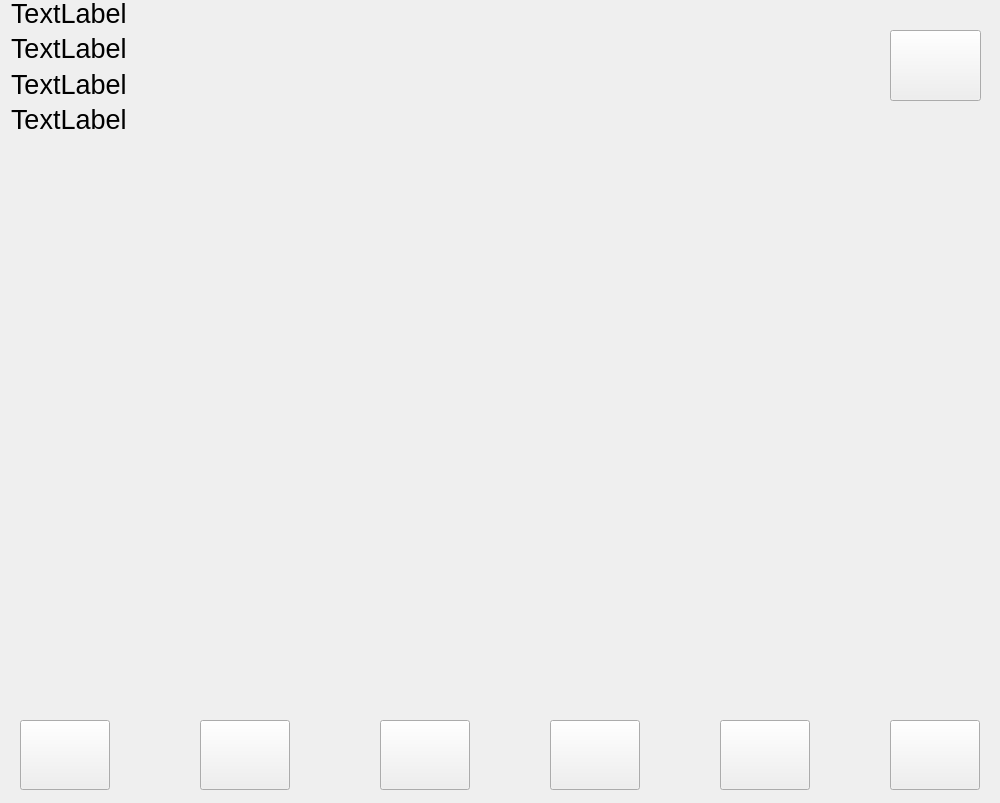
<?xml version="1.0" encoding="UTF-8"?>
<ui version="4.0">
 <class>GameScene</class>
 <widget class="QMainWindow" name="GameScene">
  <property name="geometry">
   <rect>
    <x>0</x>
    <y>0</y>
    <width>1000</width>
    <height>803</height>
   </rect>
  </property>
  <property name="windowTitle">
   <string>MainWindow</string>
  </property>
  <widget class="QWidget" name="centralwidget">
   <widget class="QPushButton" name="btn_shop">
    <property name="geometry">
     <rect>
      <x>20</x>
      <y>720</y>
      <width>90</width>
      <height>70</height>
     </rect>
    </property>
    <property name="text">
     <string/>
    </property>
    <property name="icon">
     <iconset resource="res.qrc">
      <normaloff>:/image/shop.png</normaloff>:/image/shop.png</iconset>
    </property>
    <property name="iconSize">
     <size>
      <width>50</width>
      <height>50</height>
     </size>
    </property>
   </widget>
   <widget class="QPushButton" name="btn_miner">
    <property name="geometry">
     <rect>
      <x>200</x>
      <y>720</y>
      <width>90</width>
      <height>70</height>
     </rect>
    </property>
    <property name="text">
     <string/>
    </property>
    <property name="icon">
     <iconset resource="res.qrc">
      <normaloff>:/image/miner.png</normaloff>:/image/miner.png</iconset>
    </property>
    <property name="iconSize">
     <size>
      <width>50</width>
      <height>50</height>
     </size>
    </property>
   </widget>
   <widget class="QPushButton" name="btn_trash">
    <property name="geometry">
     <rect>
      <x>380</x>
      <y>720</y>
      <width>90</width>
      <height>70</height>
     </rect>
    </property>
    <property name="text">
     <string/>
    </property>
    <property name="icon">
     <iconset resource="res.qrc">
      <normaloff>:/image/trash.png</normaloff>:/image/trash.png</iconset>
    </property>
    <property name="iconSize">
     <size>
      <width>50</width>
      <height>50</height>
     </size>
    </property>
   </widget>
   <widget class="QPushButton" name="btn_belt">
    <property name="geometry">
     <rect>
      <x>550</x>
      <y>720</y>
      <width>90</width>
      <height>70</height>
     </rect>
    </property>
    <property name="text">
     <string/>
    </property>
    <property name="icon">
     <iconset resource="res.qrc">
      <normaloff>:/image/belt.png</normaloff>:/image/belt.png</iconset>
    </property>
    <property name="iconSize">
     <size>
      <width>50</width>
      <height>50</height>
     </size>
    </property>
   </widget>
   <widget class="QPushButton" name="btn_cutter">
    <property name="geometry">
     <rect>
      <x>720</x>
      <y>720</y>
      <width>90</width>
      <height>70</height>
     </rect>
    </property>
    <property name="text">
     <string/>
    </property>
    <property name="icon">
     <iconset resource="res.qrc">
      <normaloff>:/image/cutter.png</normaloff>:/image/cutter.png</iconset>
    </property>
    <property name="iconSize">
     <size>
      <width>50</width>
      <height>50</height>
     </size>
    </property>
   </widget>
   <widget class="QPushButton" name="btn_save">
    <property name="geometry">
     <rect>
      <x>890</x>
      <y>30</y>
      <width>91</width>
      <height>71</height>
     </rect>
    </property>
    <property name="text">
     <string/>
    </property>
    <property name="icon">
     <iconset resource="res.qrc">
      <normaloff>:/image/save.png</normaloff>:/image/save.png</iconset>
    </property>
    <property name="iconSize">
     <size>
      <width>50</width>
      <height>50</height>
     </size>
    </property>
   </widget>
   <widget class="QWidget" name="layoutWidget">
    <property name="geometry">
     <rect>
      <x>11</x>
      <y>-2</y>
      <width>851</width>
      <height>171</height>
     </rect>
    </property>
    <layout class="QVBoxLayout" name="verticalLayout">
     <item>
      <widget class="QLabel" name="label_money">
       <property name="font">
        <font>
         <pointsize>20</pointsize>
        </font>
       </property>
       <property name="text">
        <string>TextLabel</string>
       </property>
      </widget>
     </item>
     <item>
      <widget class="QLabel" name="label_yuan">
       <property name="font">
        <font>
         <pointsize>20</pointsize>
        </font>
       </property>
       <property name="text">
        <string>TextLabel</string>
       </property>
      </widget>
     </item>
     <item>
      <widget class="QLabel" name="label_fang">
       <property name="font">
        <font>
         <pointsize>20</pointsize>
        </font>
       </property>
       <property name="text">
        <string>TextLabel</string>
       </property>
      </widget>
     </item>
     <item>
      <widget class="QLabel" name="label_rect">
       <property name="font">
        <font>
         <pointsize>20</pointsize>
        </font>
       </property>
       <property name="text">
        <string>TextLabel</string>
       </property>
      </widget>
     </item>
     <item>
      <widget class="QLabel" name="label">
       <property name="font">
        <font>
         <pointsize>20</pointsize>
        </font>
       </property>
       <property name="text">
        <string/>
       </property>
      </widget>
     </item>
    </layout>
   </widget>
   <widget class="QPushButton" name="btn_gold">
    <property name="geometry">
     <rect>
      <x>890</x>
      <y>720</y>
      <width>90</width>
      <height>70</height>
     </rect>
    </property>
    <property name="text">
     <string/>
    </property>
    <property name="icon">
     <iconset resource="res.qrc">
      <normaloff>:/image/gold.png</normaloff>:/image/gold.png</iconset>
    </property>
    <property name="iconSize">
     <size>
      <width>60</width>
      <height>60</height>
     </size>
    </property>
   </widget>
  </widget>
 </widget>
 <resources>
  <include location="res.qrc"/>
 </resources>
 <connections/>
</ui>
